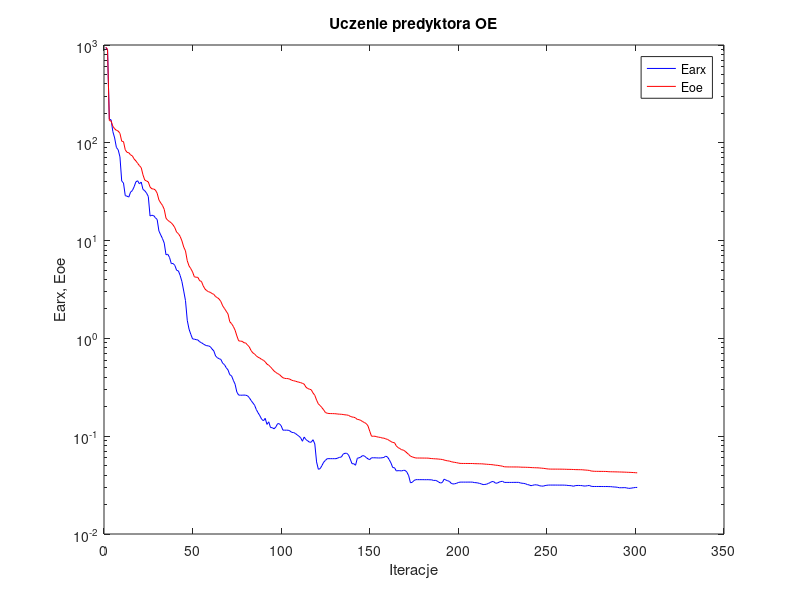
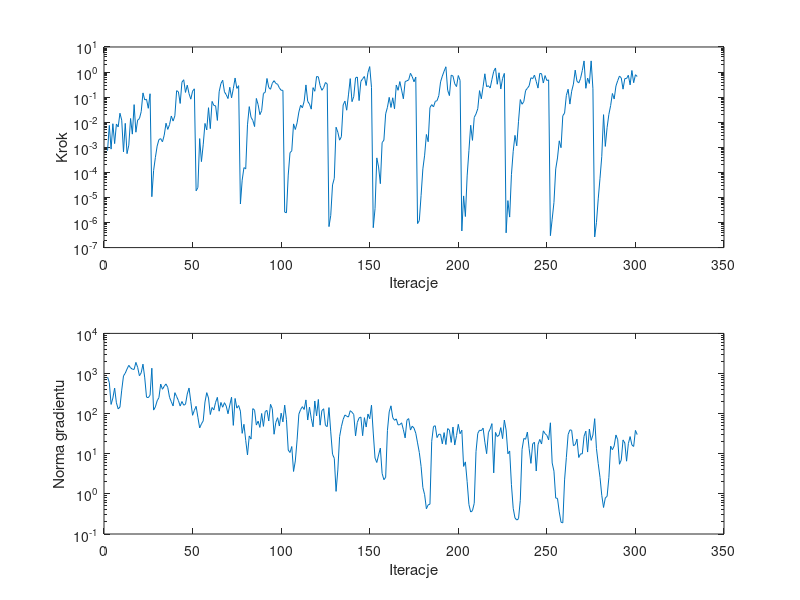

MATLAB code for these plots, in order:
%uczenie predyktora oe
clear all;
n=0; farx(n+1)=9.418280e+002; foe(n+1)=9.495753e+002; wspucz(n+1)=0.000000e+000; ng(n+1)=0.000000e+000;
%odnowa zmiennej metryki
n=1; farx(n+1)=8.961004e+002; foe(n+1)=8.980210e+002; krok(n+1)=7.359836e-004; ng(n+1)=8.155396e+002;
n=2; farx(n+1)=1.750636e+002; foe(n+1)=1.688143e+002; krok(n+1)=7.479896e-003; ng(n+1)=5.947296e+002;
n=3; farx(n+1)=1.714100e+002; foe(n+1)=1.673305e+002; krok(n+1)=8.456028e-004; ng(n+1)=1.696979e+002;
n=4; farx(n+1)=1.301009e+002; foe(n+1)=1.475355e+002; krok(n+1)=8.704305e-003; ng(n+1)=2.448177e+002;
n=5; farx(n+1)=1.121817e+002; foe(n+1)=1.391630e+002; krok(n+1)=1.402081e-003; ng(n+1)=4.325994e+002;
n=6; farx(n+1)=8.962505e+001; foe(n+1)=1.340274e+002; krok(n+1)=8.471180e-003; ng(n+1)=1.859507e+002;
n=7; farx(n+1)=8.486865e+001; foe(n+1)=1.319652e+002; krok(n+1)=6.496894e-003; ng(n+1)=1.313234e+002;
n=8; farx(n+1)=7.180486e+001; foe(n+1)=1.248754e+002; krok(n+1)=2.280046e-002; ng(n+1)=1.457712e+002;
n=9; farx(n+1)=4.068235e+001; foe(n+1)=1.037053e+002; krok(n+1)=1.211357e-002; ng(n+1)=3.849546e+002;
n=10; farx(n+1)=3.880124e+001; foe(n+1)=1.029293e+002; krok(n+1)=6.590915e-004; ng(n+1)=8.718382e+002;
n=11; farx(n+1)=2.881313e+001; foe(n+1)=8.477278e+001; krok(n+1)=9.019129e-003; ng(n+1)=1.021080e+003;
n=12; farx(n+1)=2.846619e+001; foe(n+1)=7.982814e+001; krok(n+1)=5.580806e-004; ng(n+1)=1.294562e+003;
n=13; farx(n+1)=2.785257e+001; foe(n+1)=7.918627e+001; krok(n+1)=1.213392e-003; ng(n+1)=1.599975e+003;
n=14; farx(n+1)=3.134271e+001; foe(n+1)=7.520289e+001; krok(n+1)=1.406421e-002; ng(n+1)=1.386775e+003;
n=15; farx(n+1)=3.246098e+001; foe(n+1)=7.354384e+001; krok(n+1)=3.350038e-003; ng(n+1)=1.284186e+003;
n=16; farx(n+1)=3.551416e+001; foe(n+1)=6.832182e+001; krok(n+1)=5.031042e-002; ng(n+1)=1.264352e+003;
n=17; farx(n+1)=3.992857e+001; foe(n+1)=6.529918e+001; krok(n+1)=3.990929e-003; ng(n+1)=1.894167e+003;
n=18; farx(n+1)=4.091537e+001; foe(n+1)=6.163678e+001; krok(n+1)=1.219985e-002; ng(n+1)=1.422764e+003;
n=19; farx(n+1)=3.798729e+001; foe(n+1)=5.837688e+001; krok(n+1)=1.394241e-002; ng(n+1)=8.783074e+002;
n=20; farx(n+1)=3.970770e+001; foe(n+1)=5.575881e+001; krok(n+1)=2.643052e-002; ng(n+1)=1.043558e+003;
n=21; farx(n+1)=3.339285e+001; foe(n+1)=4.705512e+001; krok(n+1)=1.477098e-001; ng(n+1)=1.712461e+003;
n=22; farx(n+1)=3.237325e+001; foe(n+1)=4.158834e+001; krok(n+1)=7.746648e-002; ng(n+1)=7.801911e+002;
n=23; farx(n+1)=3.065115e+001; foe(n+1)=4.073413e+001; krok(n+1)=8.268560e-002; ng(n+1)=2.575378e+002;
n=24; farx(n+1)=2.827769e+001; foe(n+1)=3.979611e+001; krok(n+1)=3.586741e-002; ng(n+1)=2.497494e+002;
n=25; farx(n+1)=1.783762e+001; foe(n+1)=3.533833e+001; krok(n+1)=1.364675e-001; ng(n+1)=2.886230e+002;
%odnowa zmiennej metryki
n=26; farx(n+1)=1.815347e+001; foe(n+1)=3.384614e+001; krok(n+1)=1.069939e-005; ng(n+1)=1.355806e+003;
n=27; farx(n+1)=1.803775e+001; foe(n+1)=3.371417e+001; krok(n+1)=1.186196e-004; ng(n+1)=1.225570e+002;
n=28; farx(n+1)=1.713510e+001; foe(n+1)=3.291743e+001; krok(n+1)=3.919520e-004; ng(n+1)=1.474321e+002;
n=29; farx(n+1)=1.644472e+001; foe(n+1)=3.053222e+001; krok(n+1)=1.116025e-003; ng(n+1)=2.086816e+002;
n=30; farx(n+1)=1.254430e+001; foe(n+1)=2.606423e+001; krok(n+1)=2.027773e-003; ng(n+1)=2.517461e+002;
n=31; farx(n+1)=1.145020e+001; foe(n+1)=2.429968e+001; krok(n+1)=2.218843e-003; ng(n+1)=5.466543e+002;
n=32; farx(n+1)=1.050506e+001; foe(n+1)=2.292497e+001; krok(n+1)=1.651654e-003; ng(n+1)=4.053154e+002;
n=33; farx(n+1)=9.424303e+000; foe(n+1)=2.088276e+001; krok(n+1)=3.049962e-003; ng(n+1)=4.812859e+002;
n=34; farx(n+1)=7.159554e+000; foe(n+1)=1.695805e+001; krok(n+1)=9.127324e-003; ng(n+1)=5.494305e+002;
n=35; farx(n+1)=7.251531e+000; foe(n+1)=1.611610e+001; krok(n+1)=5.172508e-003; ng(n+1)=4.481867e+002;
n=36; farx(n+1)=6.720543e+000; foe(n+1)=1.565459e+001; krok(n+1)=8.055458e-003; ng(n+1)=2.544490e+002;
n=37; farx(n+1)=5.811852e+000; foe(n+1)=1.517257e+001; krok(n+1)=1.767909e-002; ng(n+1)=1.978873e+002;
n=38; farx(n+1)=5.838169e+000; foe(n+1)=1.446641e+001; krok(n+1)=1.111520e-002; ng(n+1)=1.553586e+002;
n=39; farx(n+1)=5.572136e+000; foe(n+1)=1.353125e+001; krok(n+1)=1.789761e-002; ng(n+1)=3.331113e+002;
n=40; farx(n+1)=4.969851e+000; foe(n+1)=1.218916e+001; krok(n+1)=1.809599e-001; ng(n+1)=2.663792e+002;
n=41; farx(n+1)=4.900248e+000; foe(n+1)=1.178369e+001; krok(n+1)=1.631115e-001; ng(n+1)=2.121567e+002;
n=42; farx(n+1)=4.397156e+000; foe(n+1)=1.102016e+001; krok(n+1)=5.600725e-002; ng(n+1)=1.546005e+002;
n=43; farx(n+1)=3.801643e+000; foe(n+1)=9.923936e+000; krok(n+1)=3.963116e-001; ng(n+1)=2.007508e+002;
n=44; farx(n+1)=3.053089e+000; foe(n+1)=8.595758e+000; krok(n+1)=4.936156e-001; ng(n+1)=1.623931e+002;
n=45; farx(n+1)=2.434371e+000; foe(n+1)=7.850731e+000; krok(n+1)=1.540084e-001; ng(n+1)=1.709808e+002;
n=46; farx(n+1)=1.531995e+000; foe(n+1)=6.221526e+000; krok(n+1)=3.000122e-001; ng(n+1)=3.078374e+002;
n=47; farx(n+1)=1.243891e+000; foe(n+1)=5.510314e+000; krok(n+1)=1.380129e-001; ng(n+1)=4.350000e+002;
n=48; farx(n+1)=1.100869e+000; foe(n+1)=5.165366e+000; krok(n+1)=8.298877e-002; ng(n+1)=1.995207e+002;
n=49; farx(n+1)=9.877162e-001; foe(n+1)=4.780123e+000; krok(n+1)=1.728230e-001; ng(n+1)=9.095924e+001;
n=50; farx(n+1)=9.825462e-001; foe(n+1)=4.262374e+000; krok(n+1)=2.144024e-001; ng(n+1)=1.208143e+002;
%odnowa zmiennej metryki
n=51; farx(n+1)=9.709884e-001; foe(n+1)=4.223987e+000; krok(n+1)=1.839196e-005; ng(n+1)=1.521807e+002;
n=52; farx(n+1)=9.635377e-001; foe(n+1)=4.206809e+000; krok(n+1)=2.480406e-005; ng(n+1)=8.125228e+001;
n=53; farx(n+1)=9.233662e-001; foe(n+1)=3.884431e+000; krok(n+1)=2.222834e-003; ng(n+1)=4.401559e+001;
n=54; farx(n+1)=9.039228e-001; foe(n+1)=3.829216e+000; krok(n+1)=2.681467e-004; ng(n+1)=5.552409e+001;
n=55; farx(n+1)=8.797103e-001; foe(n+1)=3.449192e+000; krok(n+1)=1.255187e-003; ng(n+1)=6.600020e+001;
n=56; farx(n+1)=8.562635e-001; foe(n+1)=3.201360e+000; krok(n+1)=8.948186e-003; ng(n+1)=1.946470e+002;
n=57; farx(n+1)=8.423957e-001; foe(n+1)=3.077523e+000; krok(n+1)=4.929920e-003; ng(n+1)=3.335471e+002;
n=58; farx(n+1)=8.383187e-001; foe(n+1)=3.001717e+000; krok(n+1)=3.790730e-002; ng(n+1)=2.448833e+002;
n=59; farx(n+1)=8.230160e-001; foe(n+1)=2.958347e+000; krok(n+1)=5.548179e-003; ng(n+1)=9.509103e+001;
n=60; farx(n+1)=7.791674e-001; foe(n+1)=2.876621e+000; krok(n+1)=6.754791e-002; ng(n+1)=1.423889e+002;
n=61; farx(n+1)=7.436379e-001; foe(n+1)=2.818920e+000; krok(n+1)=4.663036e-002; ng(n+1)=1.240009e+002;
n=62; farx(n+1)=6.606649e-001; foe(n+1)=2.674191e+000; krok(n+1)=4.509885e-002; ng(n+1)=1.914908e+002;
n=63; farx(n+1)=6.347090e-001; foe(n+1)=2.612856e+000; krok(n+1)=1.175883e-002; ng(n+1)=2.548926e+002;
n=64; farx(n+1)=6.194055e-001; foe(n+1)=2.521912e+000; krok(n+1)=1.638325e-001; ng(n+1)=1.150279e+002;
n=65; farx(n+1)=6.094130e-001; foe(n+1)=2.378902e+000; krok(n+1)=3.477470e-001; ng(n+1)=1.902085e+002;
n=66; farx(n+1)=5.565673e-001; foe(n+1)=2.152564e+000; krok(n+1)=4.726961e-001; ng(n+1)=1.444231e+002;
n=67; farx(n+1)=5.394374e-001; foe(n+1)=2.022620e+000; krok(n+1)=1.627922e-001; ng(n+1)=1.876098e+002;
n=68; farx(n+1)=5.012456e-001; foe(n+1)=1.895359e+000; krok(n+1)=1.251841e-001; ng(n+1)=1.540918e+002;
n=69; farx(n+1)=4.764305e-001; foe(n+1)=1.776609e+000; krok(n+1)=8.764941e-002; ng(n+1)=9.925820e+001;
n=70; farx(n+1)=4.249166e-001; foe(n+1)=1.480855e+000; krok(n+1)=2.476508e-001; ng(n+1)=1.633637e+002;
n=71; farx(n+1)=4.146731e-001; foe(n+1)=1.415102e+000; krok(n+1)=9.326940e-002; ng(n+1)=2.567799e+002;
n=72; farx(n+1)=3.731312e-001; foe(n+1)=1.326081e+000; krok(n+1)=2.176076e-001; ng(n+1)=5.097520e+001;
n=73; farx(n+1)=3.400050e-001; foe(n+1)=1.212740e+000; krok(n+1)=5.786742e-001; ng(n+1)=2.388903e+002;
n=74; farx(n+1)=2.824320e-001; foe(n+1)=1.060917e+000; krok(n+1)=2.223238e-001; ng(n+1)=1.370856e+002;
n=75; farx(n+1)=2.634208e-001; foe(n+1)=9.451019e-001; krok(n+1)=2.869393e-001; ng(n+1)=1.591711e+002;
%odnowa zmiennej metryki
n=76; farx(n+1)=2.627264e-001; foe(n+1)=9.374803e-001; krok(n+1)=5.482924e-006; ng(n+1)=1.156387e+002;
n=77; farx(n+1)=2.625477e-001; foe(n+1)=9.340476e-001; krok(n+1)=4.899400e-005; ng(n+1)=3.227123e+001;
n=78; farx(n+1)=2.634988e-001; foe(n+1)=9.030970e-001; krok(n+1)=1.546804e-004; ng(n+1)=5.426529e+001;
n=79; farx(n+1)=2.623544e-001; foe(n+1)=8.979739e-001; krok(n+1)=1.376014e-004; ng(n+1)=2.153704e+001;
n=80; farx(n+1)=2.593466e-001; foe(n+1)=8.553016e-001; krok(n+1)=7.860345e-003; ng(n+1)=9.344168e+000;
n=81; farx(n+1)=2.480779e-001; foe(n+1)=8.192621e-001; krok(n+1)=4.186607e-002; ng(n+1)=2.779281e+001;
n=82; farx(n+1)=2.321308e-001; foe(n+1)=7.521436e-001; krok(n+1)=1.576669e-002; ng(n+1)=2.319718e+001;
n=83; farx(n+1)=2.196046e-001; foe(n+1)=7.124482e-001; krok(n+1)=1.183052e-002; ng(n+1)=1.333463e+002;
n=84; farx(n+1)=2.075656e-001; foe(n+1)=6.917716e-001; krok(n+1)=6.700076e-003; ng(n+1)=1.220331e+002;
n=85; farx(n+1)=1.869944e-001; foe(n+1)=6.624842e-001; krok(n+1)=8.877087e-002; ng(n+1)=5.191926e+001;
n=86; farx(n+1)=1.733678e-001; foe(n+1)=6.414267e-001; krok(n+1)=5.031042e-002; ng(n+1)=6.503079e+001;
n=87; farx(n+1)=1.617152e-001; foe(n+1)=6.283918e-001; krok(n+1)=2.001452e-002; ng(n+1)=4.535064e+001;
n=88; farx(n+1)=1.491382e-001; foe(n+1)=6.093745e-001; krok(n+1)=2.896961e-002; ng(n+1)=1.008892e+002;
n=89; farx(n+1)=1.437533e-001; foe(n+1)=5.976746e-001; krok(n+1)=1.416892e-001; ng(n+1)=4.814395e+001;
n=90; farx(n+1)=1.523409e-001; foe(n+1)=5.761543e-001; krok(n+1)=1.548452e-001; ng(n+1)=1.128843e+002;
n=91; farx(n+1)=1.320321e-001; foe(n+1)=5.455663e-001; krok(n+1)=5.550159e-001; ng(n+1)=1.203377e+002;
n=92; farx(n+1)=1.403097e-001; foe(n+1)=5.314851e-001; krok(n+1)=2.409855e-001; ng(n+1)=6.561636e+001;
n=93; farx(n+1)=1.225628e-001; foe(n+1)=5.111850e-001; krok(n+1)=2.063035e-001; ng(n+1)=1.706789e+002;
n=94; farx(n+1)=1.222644e-001; foe(n+1)=4.868971e-001; krok(n+1)=3.550835e-001; ng(n+1)=1.329196e+002;
n=95; farx(n+1)=1.190050e-001; foe(n+1)=4.643932e-001; krok(n+1)=4.544515e-001; ng(n+1)=3.067111e+001;
n=96; farx(n+1)=1.243248e-001; foe(n+1)=4.487807e-001; krok(n+1)=3.510640e-001; ng(n+1)=6.039632e+001;
n=97; farx(n+1)=1.343684e-001; foe(n+1)=4.367423e-001; krok(n+1)=3.262230e-001; ng(n+1)=7.925589e+001;
n=98; farx(n+1)=1.341127e-001; foe(n+1)=4.276239e-001; krok(n+1)=2.343012e-001; ng(n+1)=4.908330e+001;
n=99; farx(n+1)=1.280208e-001; foe(n+1)=4.102087e-001; krok(n+1)=1.872762e-001; ng(n+1)=1.028036e+002;
n=100; farx(n+1)=1.153380e-001; foe(n+1)=3.962768e-001; krok(n+1)=1.865458e-001; ng(n+1)=6.223346e+001;
%odnowa zmiennej metryki
n=101; farx(n+1)=1.152619e-001; foe(n+1)=3.901375e-001; krok(n+1)=2.596870e-006; ng(n+1)=1.630731e+002;
n=102; farx(n+1)=1.152673e-001; foe(n+1)=3.886895e-001; krok(n+1)=2.441629e-006; ng(n+1)=7.041717e+001;
n=103; farx(n+1)=1.150363e-001; foe(n+1)=3.878837e-001; krok(n+1)=7.813213e-005; ng(n+1)=1.239185e+001;
n=104; farx(n+1)=1.130502e-001; foe(n+1)=3.820774e-001; krok(n+1)=6.100243e-004; ng(n+1)=1.073727e+001;
n=105; farx(n+1)=1.093824e-001; foe(n+1)=3.731557e-001; krok(n+1)=7.209870e-004; ng(n+1)=1.513558e+001;
n=106; farx(n+1)=1.091029e-001; foe(n+1)=3.691796e-001; krok(n+1)=8.565378e-003; ng(n+1)=3.619918e+000;
n=107; farx(n+1)=1.067086e-001; foe(n+1)=3.657697e-001; krok(n+1)=5.119766e-003; ng(n+1)=6.622324e+000;
n=108; farx(n+1)=1.034434e-001; foe(n+1)=3.607233e-001; krok(n+1)=9.447410e-003; ng(n+1)=2.217874e+001;
n=109; farx(n+1)=1.000502e-001; foe(n+1)=3.566445e-001; krok(n+1)=2.539936e-002; ng(n+1)=9.706800e+001;
n=110; farx(n+1)=9.655543e-002; foe(n+1)=3.530840e-001; krok(n+1)=4.799811e-002; ng(n+1)=1.268508e+002;
n=111; farx(n+1)=8.879854e-002; foe(n+1)=3.470896e-001; krok(n+1)=3.757462e-002; ng(n+1)=1.490917e+002;
n=112; farx(n+1)=9.804442e-002; foe(n+1)=3.408173e-001; krok(n+1)=6.900644e-002; ng(n+1)=1.270776e+002;
n=113; farx(n+1)=9.227643e-002; foe(n+1)=3.172643e-001; krok(n+1)=3.068907e-001; ng(n+1)=2.198821e+002;
n=114; farx(n+1)=8.970362e-002; foe(n+1)=3.072018e-001; krok(n+1)=6.776944e-002; ng(n+1)=6.941271e+001;
n=115; farx(n+1)=8.682818e-002; foe(n+1)=3.025889e-001; krok(n+1)=5.286105e-002; ng(n+1)=1.461946e+002;
n=116; farx(n+1)=8.691471e-002; foe(n+1)=2.982351e-001; krok(n+1)=3.320390e-002; ng(n+1)=7.663572e+001;
n=117; farx(n+1)=9.207871e-002; foe(n+1)=2.765597e-001; krok(n+1)=2.393567e-001; ng(n+1)=4.688119e+001;
n=118; farx(n+1)=8.337758e-002; foe(n+1)=2.618540e-001; krok(n+1)=1.714306e-001; ng(n+1)=2.065695e+002;
n=119; farx(n+1)=5.459304e-002; foe(n+1)=2.339544e-001; krok(n+1)=6.643777e-001; ng(n+1)=8.792451e+001;
n=120; farx(n+1)=4.590997e-002; foe(n+1)=2.139500e-001; krok(n+1)=6.449478e-001; ng(n+1)=2.255366e+002;
n=121; farx(n+1)=4.652684e-002; foe(n+1)=2.058774e-001; krok(n+1)=2.893371e-001; ng(n+1)=5.163328e+001;
n=122; farx(n+1)=4.998656e-002; foe(n+1)=1.960924e-001; krok(n+1)=1.872762e-001; ng(n+1)=1.193417e+002;
n=123; farx(n+1)=5.419532e-002; foe(n+1)=1.858040e-001; krok(n+1)=2.408726e-001; ng(n+1)=1.323006e+002;
n=124; farx(n+1)=5.664705e-002; foe(n+1)=1.746249e-001; krok(n+1)=3.828290e-001; ng(n+1)=5.089011e+001;
n=125; farx(n+1)=5.891983e-002; foe(n+1)=1.718355e-001; krok(n+1)=3.380830e-001; ng(n+1)=4.746868e+001;
%odnowa zmiennej metryki
n=126; farx(n+1)=5.892034e-002; foe(n+1)=1.705934e-001; krok(n+1)=6.863379e-007; ng(n+1)=1.417060e+002;
n=127; farx(n+1)=5.892601e-002; foe(n+1)=1.703758e-001; krok(n+1)=1.924645e-006; ng(n+1)=3.516905e+001;
n=128; farx(n+1)=5.891285e-002; foe(n+1)=1.702048e-001; krok(n+1)=3.161037e-005; ng(n+1)=9.722352e+000;
n=129; farx(n+1)=5.892341e-002; foe(n+1)=1.700016e-001; krok(n+1)=5.780689e-005; ng(n+1)=7.689879e+000;
n=130; farx(n+1)=5.891799e-002; foe(n+1)=1.694445e-001; krok(n+1)=6.319511e-003; ng(n+1)=1.154419e+000;
n=131; farx(n+1)=5.987682e-002; foe(n+1)=1.685218e-001; krok(n+1)=3.995494e-003; ng(n+1)=3.949241e+000;
n=132; farx(n+1)=6.077925e-002; foe(n+1)=1.679887e-001; krok(n+1)=1.924478e-003; ng(n+1)=2.668880e+001;
n=133; farx(n+1)=6.129204e-002; foe(n+1)=1.675314e-001; krok(n+1)=2.647552e-003; ng(n+1)=4.714288e+001;
n=134; farx(n+1)=6.551481e-002; foe(n+1)=1.666753e-001; krok(n+1)=4.852216e-002; ng(n+1)=7.168359e+001;
n=135; farx(n+1)=6.686991e-002; foe(n+1)=1.653921e-001; krok(n+1)=6.963444e-002; ng(n+1)=9.260044e+001;
n=136; farx(n+1)=6.690425e-002; foe(n+1)=1.649466e-001; krok(n+1)=3.012318e-002; ng(n+1)=8.619241e+001;
n=137; farx(n+1)=6.460040e-002; foe(n+1)=1.634195e-001; krok(n+1)=1.227474e-001; ng(n+1)=8.231916e+001;
n=138; farx(n+1)=5.834410e-002; foe(n+1)=1.596472e-001; krok(n+1)=5.481842e-001; ng(n+1)=1.184381e+002;
n=139; farx(n+1)=5.231627e-002; foe(n+1)=1.571597e-001; krok(n+1)=6.601690e-002; ng(n+1)=1.083784e+002;
n=140; farx(n+1)=5.232583e-002; foe(n+1)=1.564418e-001; krok(n+1)=1.067078e-001; ng(n+1)=9.505143e+001;
n=141; farx(n+1)=5.045608e-002; foe(n+1)=1.537754e-001; krok(n+1)=5.872046e-001; ng(n+1)=2.775434e+001;
n=142; farx(n+1)=5.951268e-002; foe(n+1)=1.483426e-001; krok(n+1)=6.349277e-001; ng(n+1)=6.050405e+001;
n=143; farx(n+1)=6.011014e-002; foe(n+1)=1.476563e-001; krok(n+1)=7.262643e-002; ng(n+1)=7.814774e+001;
n=144; farx(n+1)=6.131742e-002; foe(n+1)=1.448867e-001; krok(n+1)=4.228235e-001; ng(n+1)=8.235888e+001;
n=145; farx(n+1)=6.338723e-002; foe(n+1)=1.410828e-001; krok(n+1)=5.394422e-001; ng(n+1)=2.820179e+001;
n=146; farx(n+1)=6.273151e-002; foe(n+1)=1.379571e-001; krok(n+1)=6.653319e-001; ng(n+1)=7.949719e+001;
n=147; farx(n+1)=6.057916e-002; foe(n+1)=1.347951e-001; krok(n+1)=2.906512e-001; ng(n+1)=4.637623e+001;
n=148; farx(n+1)=5.868665e-002; foe(n+1)=1.277766e-001; krok(n+1)=9.540683e-001; ng(n+1)=9.788536e+001;
n=149; farx(n+1)=5.764334e-002; foe(n+1)=1.126941e-001; krok(n+1)=1.650428e+000; ng(n+1)=7.454886e+001;
n=150; farx(n+1)=6.014781e-002; foe(n+1)=1.000004e-001; krok(n+1)=2.453073e-001; ng(n+1)=1.626527e+002;
%odnowa zmiennej metryki
n=151; farx(n+1)=6.014573e-002; foe(n+1)=9.992921e-002; krok(n+1)=6.220294e-007; ng(n+1)=3.283247e+001;
n=152; farx(n+1)=6.014644e-002; foe(n+1)=9.991240e-002; krok(n+1)=3.578487e-006; ng(n+1)=7.780619e+000;
n=153; farx(n+1)=6.001759e-002; foe(n+1)=9.865278e-002; krok(n+1)=3.782267e-004; ng(n+1)=6.059406e+000;
n=154; farx(n+1)=5.992238e-002; foe(n+1)=9.775171e-002; krok(n+1)=1.647729e-004; ng(n+1)=9.329751e+000;
n=155; farx(n+1)=5.993402e-002; foe(n+1)=9.719436e-002; krok(n+1)=3.546212e-005; ng(n+1)=1.385244e+001;
n=156; farx(n+1)=6.019891e-002; foe(n+1)=9.586339e-002; krok(n+1)=1.532691e-003; ng(n+1)=3.233730e+000;
n=157; farx(n+1)=6.066212e-002; foe(n+1)=9.555891e-002; krok(n+1)=1.924424e-003; ng(n+1)=2.257904e+000;
n=158; farx(n+1)=6.245478e-002; foe(n+1)=9.392393e-002; krok(n+1)=2.160874e-002; ng(n+1)=2.588797e+000;
n=159; farx(n+1)=6.143042e-002; foe(n+1)=9.282933e-002; krok(n+1)=3.913630e-002; ng(n+1)=3.805555e+001;
n=160; farx(n+1)=5.763181e-002; foe(n+1)=9.053126e-002; krok(n+1)=9.809225e-002; ng(n+1)=1.108859e+002;
n=161; farx(n+1)=5.321991e-002; foe(n+1)=8.817431e-002; krok(n+1)=3.879553e-002; ng(n+1)=1.566642e+002;
n=162; farx(n+1)=4.775362e-002; foe(n+1)=8.623208e-002; krok(n+1)=9.431389e-002; ng(n+1)=7.949109e+001;
n=163; farx(n+1)=4.764942e-002; foe(n+1)=8.587107e-002; krok(n+1)=3.432277e-002; ng(n+1)=6.820965e+001;
n=164; farx(n+1)=4.414498e-002; foe(n+1)=7.961743e-002; krok(n+1)=3.038513e-001; ng(n+1)=7.407876e+001;
n=165; farx(n+1)=4.442526e-002; foe(n+1)=7.651280e-002; krok(n+1)=1.871892e-001; ng(n+1)=5.227506e+001;
n=166; farx(n+1)=4.438722e-002; foe(n+1)=7.474802e-002; krok(n+1)=4.178411e-001; ng(n+1)=5.330695e+001;
n=167; farx(n+1)=4.415899e-002; foe(n+1)=7.273963e-002; krok(n+1)=1.919189e-001; ng(n+1)=5.908667e+001;
n=168; farx(n+1)=4.475836e-002; foe(n+1)=7.209478e-002; krok(n+1)=8.589342e-002; ng(n+1)=3.976618e+001;
n=169; farx(n+1)=4.472361e-002; foe(n+1)=7.009069e-002; krok(n+1)=4.177026e-001; ng(n+1)=2.487934e+001;
n=170; farx(n+1)=4.287635e-002; foe(n+1)=6.753962e-002; krok(n+1)=4.478955e-001; ng(n+1)=6.858209e+001;
n=171; farx(n+1)=3.941647e-002; foe(n+1)=6.509792e-002; krok(n+1)=4.881595e-001; ng(n+1)=7.534503e+001;
n=172; farx(n+1)=3.339757e-002; foe(n+1)=6.248146e-002; krok(n+1)=8.922169e-001; ng(n+1)=3.896886e+001;
n=173; farx(n+1)=3.375098e-002; foe(n+1)=6.149815e-002; krok(n+1)=6.522451e-001; ng(n+1)=4.869596e+001;
n=174; farx(n+1)=3.524115e-002; foe(n+1)=6.059963e-002; krok(n+1)=4.089939e-001; ng(n+1)=4.349164e+001;
n=175; farx(n+1)=3.594862e-002; foe(n+1)=5.988319e-002; krok(n+1)=6.310298e-001; ng(n+1)=3.255330e+001;
%odnowa zmiennej metryki
n=176; farx(n+1)=3.594736e-002; foe(n+1)=5.984780e-002; krok(n+1)=9.081789e-007; ng(n+1)=1.866311e+001;
n=177; farx(n+1)=3.594605e-002; foe(n+1)=5.983278e-002; krok(n+1)=1.199866e-006; ng(n+1)=1.071612e+001;
n=178; farx(n+1)=3.594274e-002; foe(n+1)=5.980335e-002; krok(n+1)=1.209645e-005; ng(n+1)=4.823947e+000;
n=179; farx(n+1)=3.593908e-002; foe(n+1)=5.978124e-002; krok(n+1)=1.376014e-004; ng(n+1)=1.442312e+000;
n=180; farx(n+1)=3.590953e-002; foe(n+1)=5.974177e-002; krok(n+1)=4.854552e-004; ng(n+1)=9.523491e-001;
n=181; farx(n+1)=3.590718e-002; foe(n+1)=5.971297e-002; krok(n+1)=3.242576e-003; ng(n+1)=4.257900e-001;
n=182; farx(n+1)=3.593935e-002; foe(n+1)=5.968116e-002; krok(n+1)=1.667309e-003; ng(n+1)=5.346012e-001;
n=183; farx(n+1)=3.582110e-002; foe(n+1)=5.930897e-002; krok(n+1)=3.822127e-002; ng(n+1)=5.531471e-001;
n=184; farx(n+1)=3.581951e-002; foe(n+1)=5.907674e-002; krok(n+1)=5.031042e-002; ng(n+1)=2.045985e+001;
n=185; farx(n+1)=3.527321e-002; foe(n+1)=5.886827e-002; krok(n+1)=4.069805e-002; ng(n+1)=4.782186e+001;
n=186; farx(n+1)=3.536150e-002; foe(n+1)=5.870535e-002; krok(n+1)=6.789298e-002; ng(n+1)=4.991757e+001;
n=187; farx(n+1)=3.488605e-002; foe(n+1)=5.858678e-002; krok(n+1)=7.190954e-002; ng(n+1)=2.528800e+001;
n=188; farx(n+1)=3.387543e-002; foe(n+1)=5.831582e-002; krok(n+1)=1.147563e-001; ng(n+1)=3.072251e+001;
n=189; farx(n+1)=3.322844e-002; foe(n+1)=5.807866e-002; krok(n+1)=4.081488e-001; ng(n+1)=3.046345e+001;
n=190; farx(n+1)=3.361358e-002; foe(n+1)=5.779274e-002; krok(n+1)=6.930078e-001; ng(n+1)=1.768371e+001;
n=191; farx(n+1)=3.637923e-002; foe(n+1)=5.709500e-002; krok(n+1)=1.085880e+000; ng(n+1)=3.368973e+001;
n=192; farx(n+1)=3.560513e-002; foe(n+1)=5.641002e-002; krok(n+1)=1.625559e+000; ng(n+1)=1.698042e+001;
n=193; farx(n+1)=3.503596e-002; foe(n+1)=5.597669e-002; krok(n+1)=1.886278e-001; ng(n+1)=4.241757e+001;
n=194; farx(n+1)=3.452941e-002; foe(n+1)=5.569567e-002; krok(n+1)=1.150668e-001; ng(n+1)=3.894023e+001;
n=195; farx(n+1)=3.294808e-002; foe(n+1)=5.489159e-002; krok(n+1)=7.536472e-001; ng(n+1)=1.918363e+001;
n=196; farx(n+1)=3.244844e-002; foe(n+1)=5.435497e-002; krok(n+1)=6.954939e-001; ng(n+1)=4.636959e+001;
n=197; farx(n+1)=3.263877e-002; foe(n+1)=5.402861e-002; krok(n+1)=3.404866e-001; ng(n+1)=1.650500e+001;
n=198; farx(n+1)=3.296611e-002; foe(n+1)=5.361682e-002; krok(n+1)=2.635881e-001; ng(n+1)=2.835242e+001;
n=199; farx(n+1)=3.360777e-002; foe(n+1)=5.315527e-002; krok(n+1)=7.271671e-001; ng(n+1)=5.419012e+001;
n=200; farx(n+1)=3.392312e-002; foe(n+1)=5.273399e-002; krok(n+1)=4.686024e-001; ng(n+1)=3.163561e+001;
%odnowa zmiennej metryki
n=201; farx(n+1)=3.392308e-002; foe(n+1)=5.266014e-002; krok(n+1)=4.613351e-007; ng(n+1)=3.870083e+001;
n=202; farx(n+1)=3.392538e-002; foe(n+1)=5.263362e-002; krok(n+1)=1.149974e-005; ng(n+1)=4.835709e+000;
n=203; farx(n+1)=3.392537e-002; foe(n+1)=5.262798e-002; krok(n+1)=1.734867e-006; ng(n+1)=6.272286e+000;
n=204; farx(n+1)=3.392943e-002; foe(n+1)=5.260681e-002; krok(n+1)=7.239334e-005; ng(n+1)=2.014575e+000;
n=205; farx(n+1)=3.394536e-002; foe(n+1)=5.259667e-002; krok(n+1)=7.349266e-004; ng(n+1)=5.436231e-001;
n=206; farx(n+1)=3.393413e-002; foe(n+1)=5.258226e-002; krok(n+1)=7.557177e-003; ng(n+1)=3.530351e-001;
n=207; farx(n+1)=3.391942e-002; foe(n+1)=5.257404e-002; krok(n+1)=1.889294e-003; ng(n+1)=3.816514e-001;
n=208; farx(n+1)=3.357247e-002; foe(n+1)=5.242675e-002; krok(n+1)=1.553457e-002; ng(n+1)=5.822386e-001;
n=209; farx(n+1)=3.347106e-002; foe(n+1)=5.233836e-002; krok(n+1)=2.142359e-002; ng(n+1)=1.132368e+001;
n=210; farx(n+1)=3.328594e-002; foe(n+1)=5.231461e-002; krok(n+1)=3.452721e-002; ng(n+1)=3.224566e+001;
n=211; farx(n+1)=3.289991e-002; foe(n+1)=5.224588e-002; krok(n+1)=1.817918e-001; ng(n+1)=3.873731e+001;
n=212; farx(n+1)=3.254237e-002; foe(n+1)=5.219064e-002; krok(n+1)=8.571529e-002; ng(n+1)=3.765407e+001;
n=213; farx(n+1)=3.200220e-002; foe(n+1)=5.207708e-002; krok(n+1)=2.601807e-001; ng(n+1)=4.357646e+001;
n=214; farx(n+1)=3.212110e-002; foe(n+1)=5.184724e-002; krok(n+1)=8.535981e-001; ng(n+1)=1.947975e+001;
n=215; farx(n+1)=3.233164e-002; foe(n+1)=5.168945e-002; krok(n+1)=2.601807e-001; ng(n+1)=1.004768e+001;
n=216; farx(n+1)=3.291389e-002; foe(n+1)=5.151312e-002; krok(n+1)=2.857025e-001; ng(n+1)=3.356205e+001;
n=217; farx(n+1)=3.355168e-002; foe(n+1)=5.137403e-002; krok(n+1)=2.317569e-001; ng(n+1)=4.176072e+001;
n=218; farx(n+1)=3.439019e-002; foe(n+1)=5.115943e-002; krok(n+1)=5.101414e-001; ng(n+1)=5.637245e+001;
n=219; farx(n+1)=3.427643e-002; foe(n+1)=5.091669e-002; krok(n+1)=1.068901e+000; ng(n+1)=3.338470e+000;
n=220; farx(n+1)=3.311051e-002; foe(n+1)=5.052957e-002; krok(n+1)=1.454334e+000; ng(n+1)=3.401024e+001;
n=221; farx(n+1)=3.313612e-002; foe(n+1)=5.043414e-002; krok(n+1)=3.262230e-001; ng(n+1)=2.685339e+001;
n=222; farx(n+1)=3.388718e-002; foe(n+1)=5.002571e-002; krok(n+1)=9.372047e-001; ng(n+1)=2.898346e+001;
n=223; farx(n+1)=3.440766e-002; foe(n+1)=4.972617e-002; krok(n+1)=2.114442e-001; ng(n+1)=4.485479e+001;
n=224; farx(n+1)=3.456485e-002; foe(n+1)=4.932236e-002; krok(n+1)=5.556839e-001; ng(n+1)=2.383069e+001;
n=225; farx(n+1)=3.369186e-002; foe(n+1)=4.864524e-002; krok(n+1)=8.842170e-001; ng(n+1)=6.903389e+001;
%odnowa zmiennej metryki
n=226; farx(n+1)=3.369198e-002; foe(n+1)=4.858402e-002; krok(n+1)=3.878795e-007; ng(n+1)=3.899201e+001;
n=227; farx(n+1)=3.369338e-002; foe(n+1)=4.851927e-002; krok(n+1)=7.488082e-006; ng(n+1)=9.978379e+000;
n=228; farx(n+1)=3.369309e-002; foe(n+1)=4.849834e-002; krok(n+1)=1.647407e-006; ng(n+1)=1.170201e+001;
n=229; farx(n+1)=3.369453e-002; foe(n+1)=4.848476e-002; krok(n+1)=8.082043e-005; ng(n+1)=1.694696e+000;
n=230; farx(n+1)=3.371122e-002; foe(n+1)=4.847486e-002; krok(n+1)=6.935224e-004; ng(n+1)=4.370030e-001;
n=231; farx(n+1)=3.372693e-002; foe(n+1)=4.846403e-002; krok(n+1)=2.990851e-003; ng(n+1)=2.518541e-001;
n=232; farx(n+1)=3.372780e-002; foe(n+1)=4.845940e-002; krok(n+1)=1.143778e-003; ng(n+1)=2.225845e-001;
n=233; farx(n+1)=3.373136e-002; foe(n+1)=4.842981e-002; krok(n+1)=1.089156e-002; ng(n+1)=2.406494e-001;
n=234; farx(n+1)=3.330777e-002; foe(n+1)=4.830241e-002; krok(n+1)=8.005809e-002; ng(n+1)=6.888218e-001;
n=235; farx(n+1)=3.304005e-002; foe(n+1)=4.819394e-002; krok(n+1)=5.208958e-002; ng(n+1)=1.285654e+001;
n=236; farx(n+1)=3.290817e-002; foe(n+1)=4.817059e-002; krok(n+1)=6.722782e-002; ng(n+1)=2.407797e+001;
n=237; farx(n+1)=3.261469e-002; foe(n+1)=4.812438e-002; krok(n+1)=1.845727e-001; ng(n+1)=2.298433e+001;
n=238; farx(n+1)=3.200013e-002; foe(n+1)=4.803671e-002; krok(n+1)=2.250273e-001; ng(n+1)=3.482231e+001;
n=239; farx(n+1)=3.177475e-002; foe(n+1)=4.798461e-002; krok(n+1)=2.845227e-001; ng(n+1)=1.339015e+001;
n=240; farx(n+1)=3.119030e-002; foe(n+1)=4.781327e-002; krok(n+1)=5.930463e-001; ng(n+1)=5.763356e+000;
n=241; farx(n+1)=3.146059e-002; foe(n+1)=4.770312e-002; krok(n+1)=5.429402e-001; ng(n+1)=1.774925e+001;
n=242; farx(n+1)=3.182439e-002; foe(n+1)=4.761627e-002; krok(n+1)=7.610808e-001; ng(n+1)=1.937546e+001;
n=243; farx(n+1)=3.182257e-002; foe(n+1)=4.754543e-002; krok(n+1)=4.228884e-001; ng(n+1)=3.717994e+000;
n=244; farx(n+1)=3.161884e-002; foe(n+1)=4.748795e-002; krok(n+1)=2.292046e-001; ng(n+1)=1.684789e+001;
n=245; farx(n+1)=3.109579e-002; foe(n+1)=4.731899e-002; krok(n+1)=8.771846e-001; ng(n+1)=2.277794e+001;
n=246; farx(n+1)=3.092685e-002; foe(n+1)=4.711831e-002; krok(n+1)=8.620454e-001; ng(n+1)=1.749657e+001;
n=247; farx(n+1)=3.086845e-002; foe(n+1)=4.696786e-002; krok(n+1)=3.655097e-001; ng(n+1)=3.724710e+001;
n=248; farx(n+1)=3.127587e-002; foe(n+1)=4.668538e-002; krok(n+1)=7.238598e-001; ng(n+1)=3.170948e+001;
n=249; farx(n+1)=3.150587e-002; foe(n+1)=4.637567e-002; krok(n+1)=4.590250e-001; ng(n+1)=2.877351e+001;
n=250; farx(n+1)=3.164801e-002; foe(n+1)=4.619743e-002; krok(n+1)=4.867938e-001; ng(n+1)=2.222244e+001;
%odnowa zmiennej metryki
n=251; farx(n+1)=3.164781e-002; foe(n+1)=4.609043e-002; krok(n+1)=2.993586e-007; ng(n+1)=5.911053e+001;
n=252; farx(n+1)=3.164818e-002; foe(n+1)=4.608513e-002; krok(n+1)=1.364051e-006; ng(n+1)=5.898962e+000;
n=253; farx(n+1)=3.164826e-002; foe(n+1)=4.607623e-002; krok(n+1)=6.284735e-006; ng(n+1)=3.690288e+000;
n=254; farx(n+1)=3.164588e-002; foe(n+1)=4.607000e-002; krok(n+1)=1.366331e-004; ng(n+1)=7.857918e-001;
n=255; farx(n+1)=3.163481e-002; foe(n+1)=4.605498e-002; krok(n+1)=3.749852e-004; ng(n+1)=7.721192e-001;
n=256; farx(n+1)=3.162182e-002; foe(n+1)=4.603845e-002; krok(n+1)=1.812955e-003; ng(n+1)=3.552373e-001;
n=257; farx(n+1)=3.162574e-002; foe(n+1)=4.603605e-002; krok(n+1)=9.641425e-004; ng(n+1)=1.968396e-001;
n=258; farx(n+1)=3.162648e-002; foe(n+1)=4.599541e-002; krok(n+1)=1.819302e-002; ng(n+1)=1.890641e-001;
n=259; farx(n+1)=3.157977e-002; foe(n+1)=4.595403e-002; krok(n+1)=2.307159e-002; ng(n+1)=2.230652e+000;
n=260; farx(n+1)=3.151508e-002; foe(n+1)=4.587080e-002; krok(n+1)=1.171506e-001; ng(n+1)=8.011519e+000;
n=261; farx(n+1)=3.134333e-002; foe(n+1)=4.582043e-002; krok(n+1)=2.064051e-001; ng(n+1)=2.998371e+001;
n=262; farx(n+1)=3.126233e-002; foe(n+1)=4.578879e-002; krok(n+1)=5.286105e-002; ng(n+1)=3.940100e+001;
n=263; farx(n+1)=3.115523e-002; foe(n+1)=4.574094e-002; krok(n+1)=1.717868e-001; ng(n+1)=3.846639e+001;
n=264; farx(n+1)=3.076609e-002; foe(n+1)=4.566215e-002; krok(n+1)=3.311156e-001; ng(n+1)=1.586915e+001;
n=265; farx(n+1)=3.121874e-002; foe(n+1)=4.555172e-002; krok(n+1)=1.192577e+000; ng(n+1)=1.687638e+001;
n=266; farx(n+1)=3.133978e-002; foe(n+1)=4.550371e-002; krok(n+1)=4.288049e-001; ng(n+1)=2.321354e+001;
n=267; farx(n+1)=3.137181e-002; foe(n+1)=4.547751e-002; krok(n+1)=3.691454e-001; ng(n+1)=8.069912e+000;
n=268; farx(n+1)=3.129542e-002; foe(n+1)=4.543997e-002; krok(n+1)=5.550159e-001; ng(n+1)=9.948652e+000;
n=269; farx(n+1)=3.122188e-002; foe(n+1)=4.538803e-002; krok(n+1)=1.147757e+000; ng(n+1)=9.943110e+000;
n=270; farx(n+1)=3.092455e-002; foe(n+1)=4.517400e-002; krok(n+1)=2.781976e+000; ng(n+1)=2.737079e+001;
n=271; farx(n+1)=3.098805e-002; foe(n+1)=4.505076e-002; krok(n+1)=2.250273e-001; ng(n+1)=3.662725e+001;
n=272; farx(n+1)=3.121866e-002; foe(n+1)=4.488240e-002; krok(n+1)=5.770438e-001; ng(n+1)=1.103161e+001;
n=273; farx(n+1)=3.135307e-002; foe(n+1)=4.467620e-002; krok(n+1)=3.510640e-001; ng(n+1)=4.119771e+001;
n=274; farx(n+1)=3.076835e-002; foe(n+1)=4.407860e-002; krok(n+1)=2.788240e+000; ng(n+1)=2.153131e+001;
n=275; farx(n+1)=3.061225e-002; foe(n+1)=4.390900e-002; krok(n+1)=2.164743e-001; ng(n+1)=2.923609e+001;
%odnowa zmiennej metryki
n=276; farx(n+1)=3.061210e-002; foe(n+1)=4.375779e-002; krok(n+1)=2.656343e-007; ng(n+1)=7.493681e+001;
n=277; farx(n+1)=3.061274e-002; foe(n+1)=4.373918e-002; krok(n+1)=1.014089e-006; ng(n+1)=1.341299e+001;
n=278; farx(n+1)=3.061286e-002; foe(n+1)=4.371718e-002; krok(n+1)=8.778020e-006; ng(n+1)=5.662886e+000;
n=279; farx(n+1)=3.060959e-002; foe(n+1)=4.369177e-002; krok(n+1)=5.814683e-005; ng(n+1)=2.578053e+000;
n=280; farx(n+1)=3.059429e-002; foe(n+1)=4.366671e-002; krok(n+1)=4.357003e-004; ng(n+1)=9.194962e-001;
n=281; farx(n+1)=3.057626e-002; foe(n+1)=4.364378e-002; krok(n+1)=2.001452e-002; ng(n+1)=4.579666e-001;
n=282; farx(n+1)=3.057412e-002; foe(n+1)=4.361706e-002; krok(n+1)=1.084270e-003; ng(n+1)=7.968281e-001;
n=283; farx(n+1)=3.058973e-002; foe(n+1)=4.353298e-002; krok(n+1)=6.072741e-003; ng(n+1)=8.666196e-001;
n=284; farx(n+1)=3.052038e-002; foe(n+1)=4.333141e-002; krok(n+1)=2.047906e-002; ng(n+1)=2.539526e+000;
n=285; farx(n+1)=3.050503e-002; foe(n+1)=4.329409e-002; krok(n+1)=4.614317e-002; ng(n+1)=1.547028e+001;
n=286; farx(n+1)=3.036240e-002; foe(n+1)=4.325654e-002; krok(n+1)=1.400181e-001; ng(n+1)=1.261321e+001;
n=287; farx(n+1)=3.024945e-002; foe(n+1)=4.322211e-002; krok(n+1)=8.430727e-002; ng(n+1)=1.572703e+001;
n=288; farx(n+1)=3.017772e-002; foe(n+1)=4.317194e-002; krok(n+1)=2.775080e-001; ng(n+1)=2.939014e+001;
n=289; farx(n+1)=2.999750e-002; foe(n+1)=4.314501e-002; krok(n+1)=4.556164e-001; ng(n+1)=2.234768e+001;
n=290; farx(n+1)=2.969882e-002; foe(n+1)=4.306685e-002; krok(n+1)=6.954939e-001; ng(n+1)=5.478324e+000;
n=291; farx(n+1)=2.974052e-002; foe(n+1)=4.302708e-002; krok(n+1)=5.813025e-001; ng(n+1)=7.016615e+000;
n=292; farx(n+1)=2.973341e-002; foe(n+1)=4.296792e-002; krok(n+1)=2.082003e-001; ng(n+1)=2.212276e+001;
n=293; farx(n+1)=2.980992e-002; foe(n+1)=4.290086e-002; krok(n+1)=5.481842e-001; ng(n+1)=1.860055e+001;
n=294; farx(n+1)=2.961520e-002; foe(n+1)=4.281390e-002; krok(n+1)=5.535078e-001; ng(n+1)=6.524595e+000;
n=295; farx(n+1)=2.933603e-002; foe(n+1)=4.272771e-002; krok(n+1)=7.461831e-001; ng(n+1)=1.785897e+001;
n=296; farx(n+1)=2.931659e-002; foe(n+1)=4.267640e-002; krok(n+1)=3.077853e-001; ng(n+1)=2.681727e+001;
n=297; farx(n+1)=2.952860e-002; foe(n+1)=4.258450e-002; krok(n+1)=1.155850e+000; ng(n+1)=1.663510e+001;
n=298; farx(n+1)=2.973782e-002; foe(n+1)=4.247453e-002; krok(n+1)=3.762637e-001; ng(n+1)=1.518018e+001;
n=299; farx(n+1)=2.990502e-002; foe(n+1)=4.234750e-002; krok(n+1)=7.825000e-001; ng(n+1)=3.820532e+001;
n=300; farx(n+1)=2.993880e-002; foe(n+1)=4.221195e-002; krok(n+1)=6.674447e-001; ng(n+1)=3.003251e+001;

figure; semilogy(farx,'b'); hold on; semilogy(foe,'r'); xlabel('Iteracje'); ylabel('Earx, Eoe'); legend('Earx','Eoe'); title('Uczenie predyktora OE');
figure; subplot(2,1,1); semilogy(krok); xlabel('Iteracje'); ylabel('Krok');
subplot(2,1,2); semilogy(ng); xlabel('Iteracje'); ylabel('Norma gradientu');
Earx=farx(n+1)
Eoe=foe(n+1)
